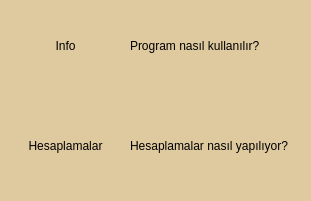
   <widget class="QGroupBox" name="groupBox">
    <property name="geometry">
     <rect>
      <x>290</x>
      <y>50</y>
      <width>311</width>
      <height>201</height>
     </rect>
    </property>
    <property name="styleSheet">
     <string notr="true">border-radius:15px;
background-color:#dfcaa0;</string>
    </property>
    <property name="title">
     <string/>
    </property>
    <widget class="QPushButton" name="FormulBtn">
     <property name="enabled">
      <bool>true</bool>
     </property>
     <property name="geometry">
      <rect>
       <x>10</x>
       <y>110</y>
       <width>111</width>
       <height>71</height>
      </rect>
     </property>
     <property name="cursor">
      <cursorShape>PointingHandCursor</cursorShape>
     </property>
     <property name="styleSheet">
      <string notr="true"/>
     </property>
     <property name="text">
      <string>Hesaplamalar</string>
     </property>
     <property name="icon">
      <iconset>
       <normaloff>ImgArayuz/Calculator.png</normaloff>ImgArayuz/Calculator.png</iconset>
     </property>
     <property name="iconSize">
      <size>
       <width>20</width>
       <height>20</height>
      </size>
     </property>
    </widget>
    <widget class="QLabel" name="label_2">
     <property name="geometry">
      <rect>
       <x>130</x>
       <y>130</y>
       <width>171</width>
       <height>31</height>
      </rect>
     </property>
     <property name="text">
      <string>Hesaplamalar nasıl yapılıyor?</string>
     </property>
    </widget>
    <widget class="QLabel" name="label">
     <property name="geometry">
      <rect>
       <x>130</x>
       <y>30</y>
       <width>161</width>
       <height>31</height>
      </rect>
     </property>
     <property name="text">
      <string>Program nasıl kullanılır?</string>
     </property>
    </widget>
    <widget class="QPushButton" name="InfoBtn">
     <property name="enabled">
      <bool>true</bool>
     </property>
     <property name="geometry">
      <rect>
       <x>10</x>
       <y>10</y>
       <width>111</width>
       <height>71</height>
      </rect>
     </property>
     <property name="cursor">
      <cursorShape>PointingHandCursor</cursorShape>
     </property>
     <property name="styleSheet">
      <string notr="true"/>
     </property>
     <property name="text">
      <string>Info</string>
     </property>
     <property name="icon">
      <iconset>
       <normaloff>ImgArayuz/infoboxicon.png</normaloff>ImgArayuz/infoboxicon.png</iconset>
     </property>
    </widget>
   </widget>
